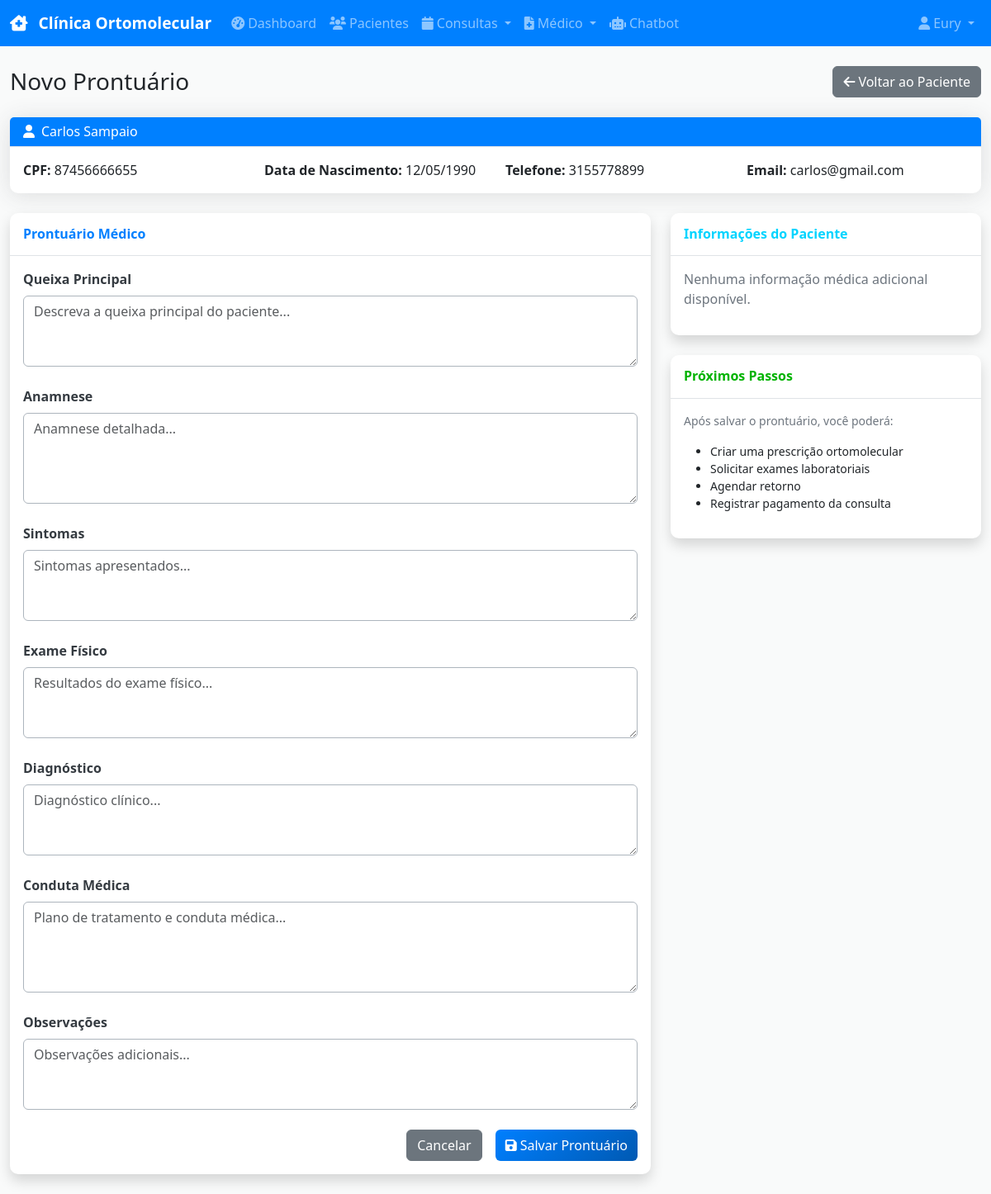
The app's page /medical-records/new/2 (signed in) with its own data.
### models.py (models this page shows)
class User(UserMixin, db.Model):
    id = db.Column(db.Integer, primary_key=True)
    username = db.Column(db.String(80), unique=True, nullable=False)
    email = db.Column(db.String(120), unique=True, nullable=False)
    password_hash = db.Column(db.String(256), nullable=False)
    name = db.Column(db.String(100), nullable=False)
    role = db.Column(db.String(20), nullable=False, default='receptionist')  # admin, doctor, receptionist, financial
    crm = db.Column(db.String(20))  # For doctors
    specialty = db.Column(db.String(100))  # For doctors
    created_at = db.Column(db.DateTime, default=datetime.utcnow)
    is_active = db.Column(db.Boolean, default=True)

class Patient(db.Model):
    id = db.Column(db.Integer, primary_key=True)
    name = db.Column(db.String(100), nullable=False)
    cpf = db.Column(db.String(14), unique=True, nullable=False)
    birth_date = db.Column(db.Date, nullable=False)
    phone = db.Column(db.String(20), nullable=False)
    email = db.Column(db.String(120))
    address = db.Column(db.String(200))
    medical_history = db.Column(Text)
    allergies = db.Column(Text)
    current_medications = db.Column(Text)
    emergency_contact = db.Column(db.String(100))
    emergency_phone = db.Column(db.String(20))
    created_at = db.Column(db.DateTime, default=datetime.utcnow)
    appointments = db.relationship('Appointment', backref='patient', lazy=True)
    medical_records = db.relationship('MedicalRecord', backref='patient', lazy=True)
    prescriptions = db.relationship('Prescription', backref='patient', lazy=True)
    payments = db.relationship('Payment', backref='patient', lazy=True)

### routes.py (the view, shortened to what this page needs)
@app.route('/medical-records/new/<int:patient_id>', methods=['GET', 'POST'])
@login_required
def medical_record_new(patient_id):
    if current_user.role not in ['doctor', 'admin']:
        flash('Acesso negado.', 'error')
        return redirect(url_for('dashboard'))
    patient = Patient.query.get_or_404(patient_id)
    form = MedicalRecordForm()
    return render_template('medical_records/form.html', form=form, patient=patient, title='Novo Prontuário')

### forms.py
class MedicalRecordForm(FlaskForm):
    chief_complaint = TextAreaField('Queixa Principal', validators=[Optional()])
    anamnesis = TextAreaField('Anamnese', validators=[Optional()])
    symptoms = TextAreaField('Sintomas', validators=[Optional()])
    physical_exam = TextAreaField('Exame Físico', validators=[Optional()])
    diagnosis = TextAreaField('Diagnóstico', validators=[Optional()])
    treatment_plan = TextAreaField('Conduta Médica', validators=[Optional()])
    observations = TextAreaField('Observações', validators=[Optional()])

### app.py (called while the page is built)
@login_manager.user_loader
def load_user(user_id):
    from models import User
    return User.query.get(int(user_id))

### templates/medical_records/form.html (shortened to what this page needs)
{% extends "base.html" %}
{% block content %}
<div class="container-fluid">
    <div class="row">
        <div class="col-12">
            <div class="d-sm-flex align-items-center justify-content-between mb-4">
                <h1 class="h3 mb-0 text-gray-800">{{ title }}</h1>
                <a href="{{ url_for('patient_view', id=patient.id) }}" class="btn btn-secondary">
                    <i class="fas fa-arrow-left me-1"></i>Voltar ao Paciente
                </a>
            </div>
        </div>
    </div>
    <div class="row mb-4">
        <div class="col-12">
            <div class="card border-primary">
                <div class="card-header bg-primary text-white">
                    <h6 class="m-0"><i class="fas fa-user me-2"></i>{{ patient.name }}</h6>
                </div>
                <div class="card-body">
                    <div class="row">
                        <div class="col-md-3">
                            <strong>CPF:</strong> {{ patient.cpf }}
                        </div>
                        <div class="col-md-3">
                            <strong>Data de Nascimento:</strong> {{ patient.birth_date.strftime('%d/%m/%Y') }}
                        </div>
                        <div class="col-md-3">
                            <strong>Telefone:</strong> {{ patient.phone }}
                        </div>
                        <div class="col-md-3">
                            <strong>Email:</strong> {{ patient.email or 'Não informado' }}
                        </div>
                    </div>
                </div>
            </div>
        </div>
    </div>
    <div class="row">
        <div class="col-lg-8">
            <div class="card shadow mb-4">
                <div class="card-header py-3">
                    <h6 class="m-0 font-weight-bold text-primary">Prontuário Médico</h6>
                </div>
                <div class="card-body">
                    <form method="POST">
                        <div class="mb-4">
                            {{ form.chief_complaint.label(class="form-label") }}
                            {{ form.chief_complaint(class="form-control", rows="3", placeholder="Descreva a queixa principal do paciente...") }}
                        </div>
                        <div class="mb-4">
                            {{ form.anamnesis.label(class="form-label") }}
                            {{ form.anamnesis(class="form-control", rows="4", placeholder="Anamnese detalhada...") }}
                        </div>
                        <div class="mb-4">
                            {{ form.symptoms.label(class="form-label") }}
                            {{ form.symptoms(class="form-control", rows="3", placeholder="Sintomas apresentados...") }}
                        </div>
                        <div class="mb-4">
                            {{ form.physical_exam.label(class="form-label") }}
                            {{ form.physical_exam(class="form-control", rows="3", placeholder="Resultados do exame físico...") }}
                        </div>
                        <div class="mb-4">
                            {{ form.diagnosis.label(class="form-label") }}
                            {{ form.diagnosis(class="form-control", rows="3", placeholder="Diagnóstico clínico...") }}
                        </div>
                        <div class="mb-4">
                            {{ form.treatment_plan.label(class="form-label") }}
                            {{ form.treatment_plan(class="form-control", rows="4", placeholder="Plano de tratamento e conduta médica...") }}
                        </div>
                        <div class="mb-4">
                            {{ form.observations.label(class="form-label") }}
                            {{ form.observations(class="form-control", rows="3", placeholder="Observações adicionais...") }}
                        </div>
                        <div class="d-grid gap-2 d-md-flex justify-content-md-end">
                            <a href="{{ url_for('patient_view', id=patient.id) }}" class="btn btn-secondary me-md-2">Cancelar</a>
                            <button type="submit" class="btn btn-primary">
                                <i class="fas fa-save me-1"></i>Salvar Prontuário
                            </button>
                        </div>
                    </form>
                </div>
            </div>
        </div>
        <div class="col-lg-4">
            <div class="card shadow mb-4">
                <div class="card-header py-3">
                    <h6 class="m-0 font-weight-bold text-info">Informações do Paciente</h6>
                </div>
                <div class="card-body">
                    {% if not patient.medical_history and not patient.allergies and not patient.current_medications %}
                    <p class="text-muted">Nenhuma informação médica adicional disponível.</p>
                    {% endif %}
                </div>
            </div>
            <div class="card shadow mb-4">
                <div class="card-header py-3">
                    <h6 class="m-0 font-weight-bold text-success">Próximos Passos</h6>
                </div>
                <div class="card-body">
                    <p class="small text-muted">Após salvar o prontuário, você poderá:</p>
                    <ul class="small">
                        <li>Criar uma prescrição ortomolecular</li>
                        <li>Solicitar exames laboratoriais</li>
                        <li>Agendar retorno</li>
                        <li>Registrar pagamento da consulta</li>
                    </ul>
                </div>
            </div>
        </div>
    </div>
</div>
{% endblock %}

### templates/base.html (shortened to what this page needs)
<!DOCTYPE html>
<html lang="pt-BR">
<head>
    <link href="https://cdn.jsdelivr.net/npm/bootstrap@5.3.0/dist/css/bootstrap.min.css" rel="stylesheet">
    <link href="https://cdnjs.cloudflare.com/ajax/libs/font-awesome/6.0.0/css/all.min.css" rel="stylesheet">
    <link href="https://cdn.jsdelivr.net/npm/fullcalendar@6.1.8/index.global.min.css" rel="stylesheet">
    <link href="{{ url_for('static', filename='css/style.css') }}" rel="stylesheet">
</head>
<body>
    {% if current_user.is_authenticated %}
    <nav class="navbar navbar-expand-lg navbar-dark bg-primary fixed-top">
        <div class="container-fluid">
            <a class="navbar-brand" href="{{ url_for('dashboard') }}">
                <i class="fas fa-clinic-medical me-2"></i>
                Clínica Ortomolecular
            </a>
            <div class="collapse navbar-collapse" id="navbarNav">
                <ul class="navbar-nav me-auto">
                    <li class="nav-item">
                        <a class="nav-link" href="{{ url_for('dashboard') }}">
                            <i class="fas fa-tachometer-alt me-1"></i>Dashboard
                        </a>
                    </li>
                    <li class="nav-item">
                        <a class="nav-link" href="{{ url_for('patients_list') }}">
                            <i class="fas fa-users me-1"></i>Pacientes
                        </a>
                    </li>
                    <li class="nav-item dropdown">
                        <a class="nav-link dropdown-toggle" href="#" role="button" data-bs-toggle="dropdown">
                            <i class="fas fa-calendar me-1"></i>Consultas
                        </a>
                    </li>
                    {% if current_user.role in ['doctor', 'admin'] %}
                    <li class="nav-item dropdown">
                        <a class="nav-link dropdown-toggle" href="#" role="button" data-bs-toggle="dropdown">
                            <i class="fas fa-file-medical me-1"></i>Médico
                        </a>
                    </li>
                    {% endif %}
                    <li class="nav-item">
                        <a class="nav-link" href="{{ url_for('chatbot') }}">
                            <i class="fas fa-robot me-1"></i>Chatbot
                        </a>
                    </li>
                </ul>
                <ul class="navbar-nav">
                    <li class="nav-item dropdown">
                        <a class="nav-link dropdown-toggle" href="#" role="button" data-bs-toggle="dropdown">
                            <i class="fas fa-user me-1"></i>{{ current_user.name }}
                        </a>
                    </li>
                </ul>
            </div>
        </div>
    </nav>
    {% endif %}
    <main class="{% if current_user.is_authenticated %}main-content{% endif %}">
        {% block content %}{% endblock %}
    </main>
</body>
</html>

### static/css/style.css (style rules this page uses)
:root { --primary: 210 100% 50%; --primary-dark: 210 100% 35%; --success: 120 100% 35%; --info: 190 100% 50%; --warning: 45 100% 50%; --danger: 0 100% 50%; --light: 210 11% 98%; --dark: 210 11% 21%; --gray-100: 210 17% 98%; --gray-200: 210 14% 89%; --gray-300: 210 11% 71%; --gray-400: 210 9% 53%; --gray-500: 210 7% 46%; --gray-600: 210 9% 31%; --gray-700: 210 10% 23%; --gray-800: 210 11% 15%; --gray-900: 210 11% 7%; }
body { font-family: 'Segoe UI', Tahoma, Geneva, Verdana, sans-serif; background-color: hsl(var(--light)); color: hsl(var(--gray-800)); }
.main-content { padding-top: 80px; min-height: 100vh; background-color: hsl(var(--light)); }
.card { border: none; border-radius: 10px; box-shadow: 0 0.15rem 1.75rem 0 rgba(58, 59, 69, 0.15); }
.card-header { background-color: transparent; border-bottom: 1px solid hsl(var(--gray-200)); }
.navbar-brand { font-weight: 600; font-size: 1.2rem; }
.nav-link { font-weight: 500; transition: all 0.2s ease; }
.btn { border-radius: 6px; font-weight: 500; transition: all 0.2s ease; }
.btn-primary { background: linear-gradient(135deg, hsl(var(--primary)) 0%, hsl(var(--primary-dark)) 100%); border: none; }
.form-control, .form-select { border-radius: 6px; border: 1px solid hsl(var(--gray-300)); transition: all 0.2s ease; }
.form-label { font-weight: 600; color: hsl(var(--gray-700)); margin-bottom: 0.5rem; }
.font-weight-bold { font-weight: 700 !important; }
.text-gray-800 { color: hsl(var(--gray-800)) !important; }
.text-primary { color: hsl(var(--primary)) !important; }
.text-success { color: hsl(var(--success)) !important; }
.text-info { color: hsl(var(--info)) !important; }
.text-muted { color: hsl(var(--gray-500)) !important; }
.bg-primary { background-color: hsl(var(--primary)) !important; }

### records on screen
User: name "Eury"
Patient: name "Carlos Sampaio", cpf "87456666655", birth_date "12/05/1990", phone "3155778899", email "carlos@gmail.com"

### other values on screen
{{ title }} "Novo Prontuário"
